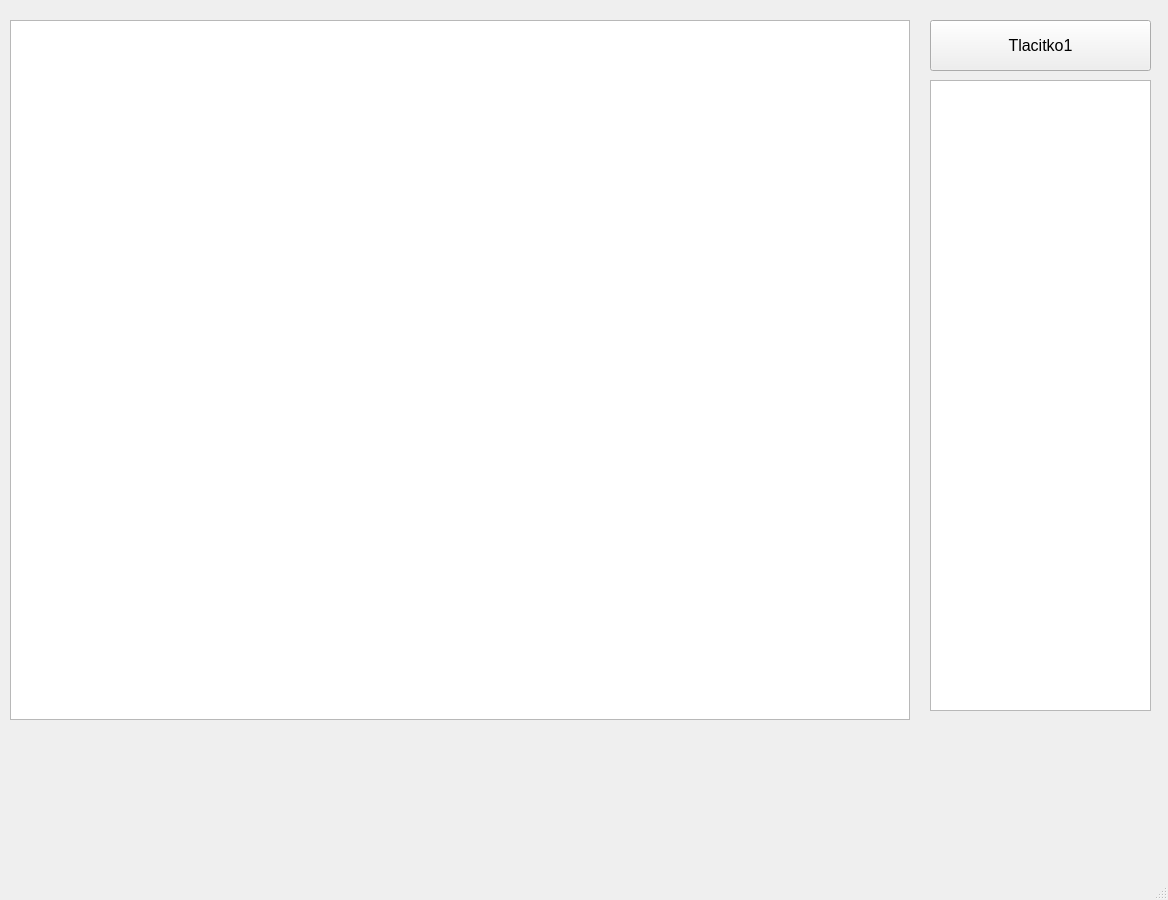
<?xml version="1.0" encoding="UTF-8"?>
<ui version="4.0">
 <class>MainWindow</class>
 <widget class="QMainWindow" name="MainWindow">
  <property name="geometry">
   <rect>
    <x>0</x>
    <y>0</y>
    <width>1168</width>
    <height>900</height>
   </rect>
  </property>
  <property name="windowTitle">
   <string>MainWindow</string>
  </property>
  <widget class="QWidget" name="centralwidget">
   <widget class="QGraphicsView" name="graphicsView">
    <property name="geometry">
     <rect>
      <x>10</x>
      <y>20</y>
      <width>900</width>
      <height>700</height>
     </rect>
    </property>
    <property name="sizePolicy">
     <sizepolicy hsizetype="Fixed" vsizetype="Fixed">
      <horstretch>0</horstretch>
      <verstretch>0</verstretch>
     </sizepolicy>
    </property>
   </widget>
   <widget class="QPushButton" name="tlacitko1">
    <property name="geometry">
     <rect>
      <x>930</x>
      <y>20</y>
      <width>221</width>
      <height>51</height>
     </rect>
    </property>
    <property name="font">
     <font>
      <pointsize>12</pointsize>
     </font>
    </property>
    <property name="text">
     <string>Tlacitko1</string>
    </property>
   </widget>
   <widget class="QTextEdit" name="console">
    <property name="geometry">
     <rect>
      <x>930</x>
      <y>80</y>
      <width>221</width>
      <height>631</height>
     </rect>
    </property>
    <property name="font">
     <font>
      <pointsize>12</pointsize>
     </font>
    </property>
   </widget>
  </widget>
  <widget class="QMenuBar" name="menubar">
   <property name="geometry">
    <rect>
     <x>0</x>
     <y>0</y>
     <width>1168</width>
     <height>26</height>
    </rect>
   </property>
  </widget>
  <widget class="QStatusBar" name="statusbar"/>
 </widget>
 <resources/>
 <connections/>
</ui>
